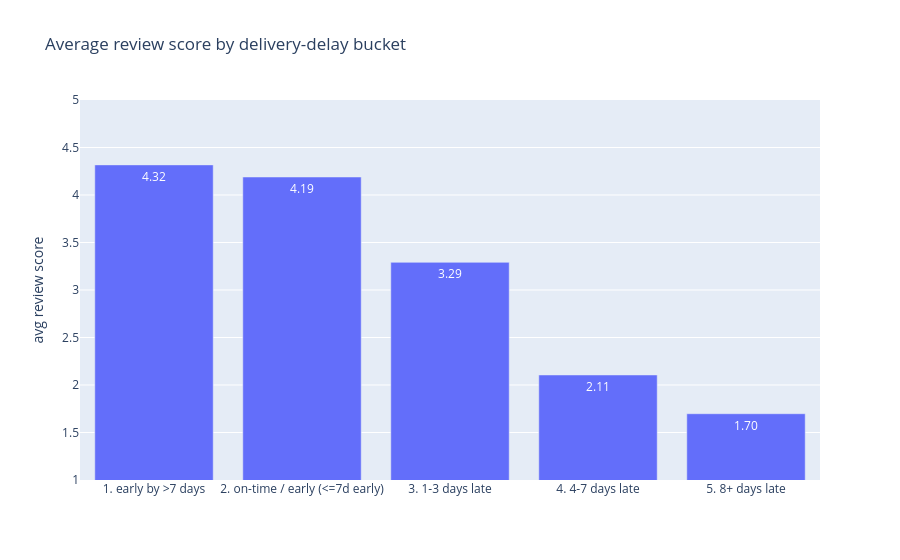

Notebook cell for this chart:
### Markdown cell above
## Customer Reviews vs. Delivery Delay

### Code cell
eligible = eligible.copy()
conditions = [
    eligible["delivery_delay_days"] < -7,
    eligible["delivery_delay_days"] <= 0,
    eligible["delivery_delay_days"] <= 3,
    eligible["delivery_delay_days"] <= 7,
]
choices = ["1. early by >7 days", "2. on-time / early (<=7d early)", "3. 1-3 days late", "4. 4-7 days late"]
eligible["delay_bucket"] = np.select(conditions, choices, default="5. 8+ days late")

bucket_summary = (
    eligible.groupby("delay_bucket")
    .agg(orders=("order_id", "nunique"), avg_review_score=("avg_review_score", "mean"))
    .reset_index()
)
fig = px.bar(bucket_summary, x="delay_bucket", y="avg_review_score",
             title="Average review score by delivery-delay bucket", text_auto=".2f")
fig.update_layout(yaxis_range=[1, 5], xaxis_title="", yaxis_title="avg review score")
fig.show()
bucket_summary

### Figure 1 — Plotly figure (JSON) as saved in the notebook; plotly's stock layout.template omitted (floating-point values rounded to 4 significant figures)
{"data": [{"hovertemplate": "delay_bucket=%{x}<br>avg_review_score=%{y}<extra></extra>", "legendgroup": "", "marker": {"color": "#636efa", "pattern": {"shape": ""}}, "name": "", "orientation": "v", "showlegend": false, "textposition": "auto", "texttemplate": "%{y:.2f}", "type": "bar", "x": ["1. early by >7 days", "2. on-time / early (<=7d early)", "3. 1-3 days late", "4. 4-7 days late", "5. 8+ days late"], "xaxis": "x", "y": [4.317, 4.189, 3.291, 2.106, 1.698], "yaxis": "y"}], "layout": {"barmode": "relative", "legend": {"tracegroupgap": 0}, "title": {"text": "Average review score by delivery-delay bucket"}, "xaxis": {"anchor": "y", "domain": [0.0, 1.0], "title": {"text": ""}}, "yaxis": {"anchor": "x", "domain": [0.0, 1.0], "range": [1, 5], "title": {"text": "avg review score"}}}}
